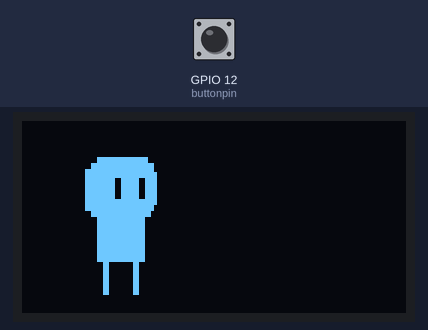
This sketch was run on a simulated ESP32. Shown: 128×64 one-colour display. Inputs (shaded band) come from the test bench; at power-on: GPIO 12 (buttonpin) LOW. What the sketch prints to the serial monitor is not drawn.

Above: at 1.2 s.
1.3 s: GPIO 12 (buttonpin) pulled HIGH for 1 s
At 2.47 s:
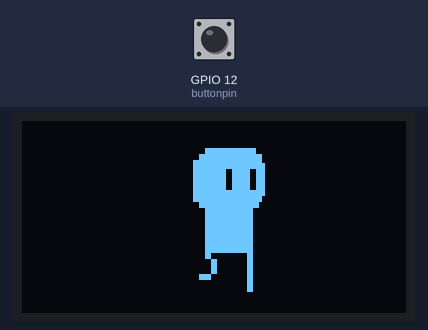
2.9 s: GPIO 12 (buttonpin) pulled HIGH for 3.2 s
At 5.8 s:
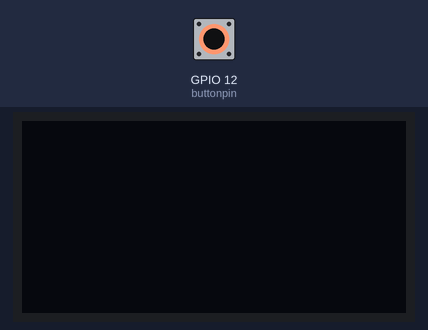
6.7 s: GPIO 12 (buttonpin) pulled HIGH for 1 s
At 8.39 s:
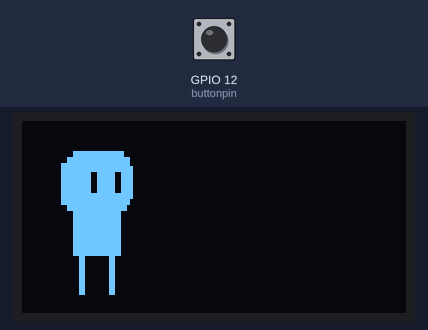
Timing chart, 0 to 9.9 s (numbered marks = the images above; inputs shaded):
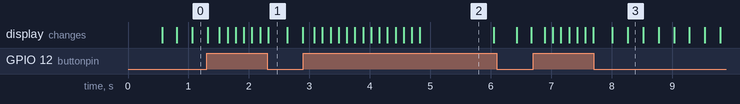

The sketch:

digital_wk04.ino
```cpp
#include <Wire.h>
#include <SPI.h>
#include "SSD1306Wire.h"
#include "animation.h"
#define Logo_width 64
#define Logo_height 64

SSD1306Wire  display(0x3c, 22, 23);
int buttonpin = 12;
int pre_st = 0;
int cur_st = 0;
int walking = 0;
unsigned long pre_time = 0;
unsigned long cur_time = 0;
int walk_count = 0;
int idle_count = 0;
int walk_duration = 120;
int idle_duration = 250;
int curpos = 0;

void setup() {
  pinMode(buttonpin,INPUT);
  Serial.begin(9600);
  display.init();
  display.setContrast(255);
  cur_time = millis();
  pre_time = cur_time;
  display.clear();
  display.drawXbm(0,0,Logo_width,Logo_height,idle[idle_count]);
  display.display();
}

void loop() {
  cur_time = millis();
  cur_st = digitalRead(buttonpin);
  Serial.println(cur_st);
  delay(30);
  if(pre_st == 0 && cur_st == 1)
  {
    walking = 1;
    walk_count = 0;
    pre_time = cur_time;
    cur_time = cur_time + walk_duration;
  }
  if(pre_st == 1 && cur_st == 0)
  {
    walking = 0;
    pre_time = cur_time;
    cur_time = cur_time + idle_duration;
  }
  pre_st = cur_st;
  if(walking)
  {
    if((cur_time - pre_time) > walk_duration)
    {
      display.clear();
      curpos = curpos + 40*(cur_time - pre_time)/1000;
      if(curpos > (64+64))
      {
        curpos = -64;
      }
      display.drawXbm(curpos,0,Logo_width,Logo_height,walk[walk_count]);
      display.display();
      walk_count++;
      if(walk_count > 7)
      {
        walk_count = 0;
      }
      pre_time = cur_time;
    }
  }
  else{
    if((cur_time - pre_time) > idle_duration)
    {
      display.clear();
      display.drawXbm(curpos,0,Logo_width,Logo_height,idle[idle_count]);
      display.display();
      idle_count++;
      if(idle_count > 1)
      {
        idle_count = 0;
      }
      pre_time = cur_time;
    }
  }
}
```

Source omitted: animation.h (data table, 32818 bytes)

Measured:
- after the input at 1.3 s, the display: first differs from a run without the input after 0.21 s (image 1 shows a later state)
- after the input at 2.9 s, the display: first changes after 0.18 s (image 2 shows a later state)
- after the input at 6.7 s, the display: first changes after 0.19 s (image 3 shows a later state)
